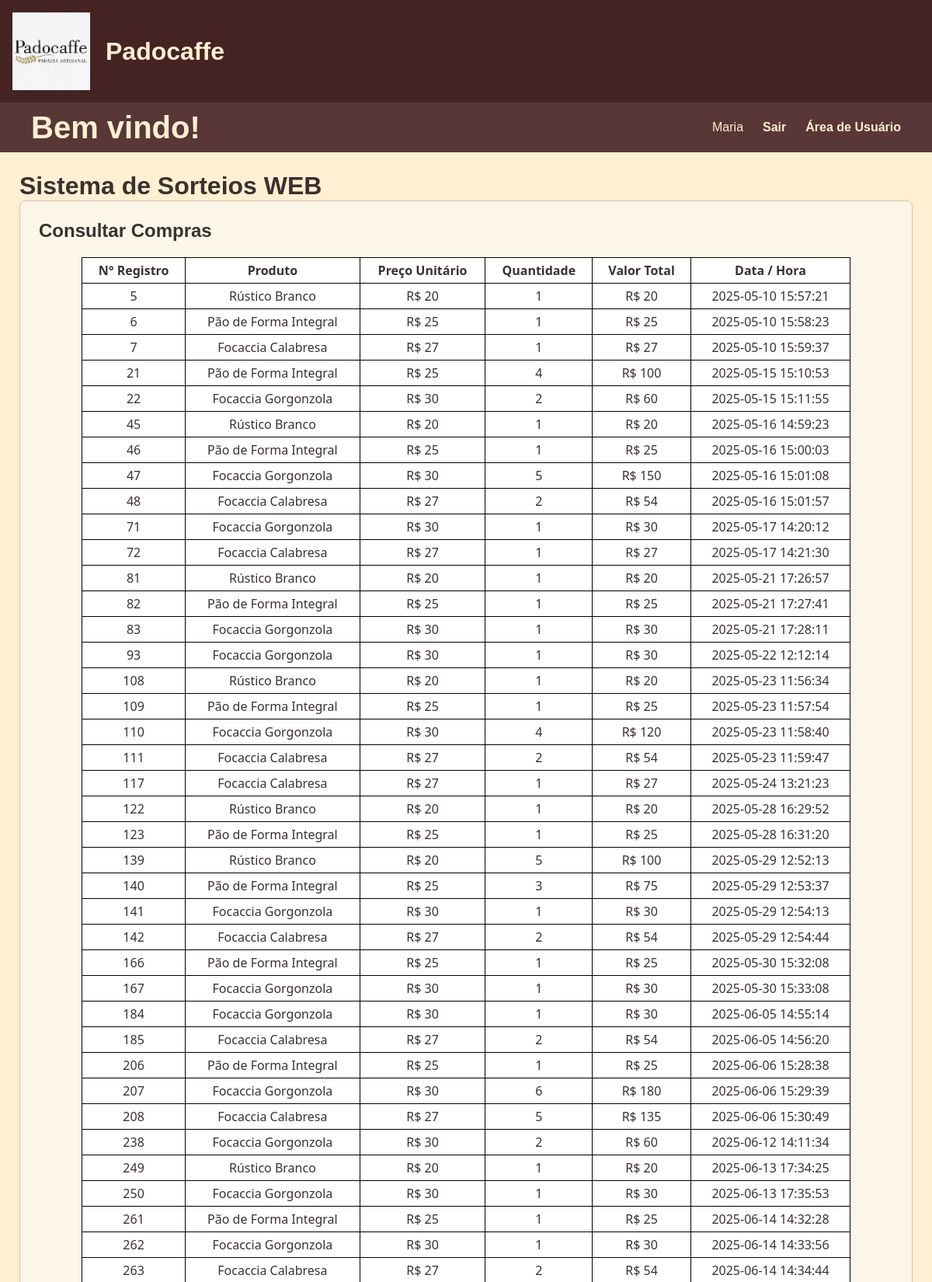
The app's page /consultar_compras (signed in, upper part) with its own data.
### tables this page shows
CREATE TABLE usuario (
  id_usuario INTEGER PRIMARY KEY AUTOINCREMENT,
  username TEXT UNIQUE NOT NULL,
  password TEXT NOT NULL,
  CPF INTEGER NOT NULL,
  celular INTEGER NOT NULL
);

CREATE TABLE venda (
  id_venda INTEGER PRIMARY KEY AUTOINCREMENT,
  data_venda TIMESTAMP NOT NULL,
  id_usuario INTEGER NOT NULL,
  id_produto INTEGER NOT NULL,
  preco_venda DECIMAL(10,2) NOT NULL,
  desconto_unitario DECIMAL(10,2) DEFAULT 0,
  quantidade_vendida INTEGER NOT NULL,
  FOREIGN KEY (id_usuario) REFERENCES usuario(id_usuario),
  FOREIGN KEY (id_produto) REFERENCES produto(id_produto)
);

CREATE TABLE produto (
  id_produto INTEGER PRIMARY KEY AUTOINCREMENT,
  nome TEXT UNIQUE NOT NULL,
  preco_atual DECIMAL(10,2) NOT NULL,
  ativo BOOLEAN DEFAULT 1
);

### flaskr/usuario.py (the view)
@bp.route('/consultar_compras')
@usuario_required
def consultar_compras():
    id_usuario = session["user_id"]
    db = get_db()
    compras = db.execute(
        'SELECT ' +
        ' venda.id_venda AS id_venda, ' +
        ' venda.id_usuario AS id_usuario, ' +
        ' venda.preco_venda AS preco, ' +
        ' venda.quantidade_vendida AS quantidade, ' +
        ' venda.data_venda AS data, ' +
        ' produto.nome AS produto ' +
        ' FROM venda ' +
        ' INNER JOIN produto ON venda.id_produto = produto.id_produto '+
         ' WHERE id_usuario = ?', (id_usuario,)
    ).fetchall()
    if compras:
        return render_template('usuario/consultar_compras.html',compra_encontrada=True,compras=compras)
    else:
        return render_template('usuario/consultar_compras.html',compra_encontrada=False)

### flaskr/auth.py (called while the page is built, shortened)
@bp.before_app_request
def load_logged_in_user():
    user_id = session.get("user_id")
    auth_type = session.get("auth_type")
    if user_id is None:
        g.admin = None
        g.usuario = None
    elif auth_type == "usuario":
        db = get_db()
        g.usuario = db.execute(
            "SELECT id_usuario, username, password FROM usuario WHERE id_usuario = ?",
            (user_id,)
        ).fetchone()
        g.admin = None

def usuario_required(view):
    @functools.wraps(view)
    def wrapped_view(**kwargs):
        if g.usuario is None:
            return redirect(url_for("auth.login_usuario"))
        return view(**kwargs)
    return wrapped_view

### flaskr/db.py (called while the page is built)
def get_db():
    if 'db' not in g:
        g.db = sqlite3.connect(DB_PATH)
        g.db.row_factory = sqlite3.Row
    return g.db

### flaskr/templates/usuario/consultar_compras.html (shortened to what this page needs)
{% extends 'base.html' %}
{% block content %}
    <h2 style="margin-bottom: 20px;">Consultar Compras</h2>
    <div>
        {% if compra_encontrada %}
        <table>
            <tr>
                <th>N° Registro </th>
                <th>Produto </th>
                <th>Preço Unitário</th>
                <th>Quantidade </th>
                <th>Valor Total</th>
                <th>Data / Hora </th>
            </tr>
            {% for compra in compras %}
                <tr>
                    <td>{{compra.id_venda}}</td>
                    <td>{{compra.produto}}</td>
                    <td>R$ {{compra.preco}}</td>
                    <td>{{compra.quantidade}}</td>
                    <td>R$ {{compra.quantidade * compra.preco}}</td>
                    <td>{{compra.data}}</td>
                </tr>
            {% endfor %}
        </table>
        {% else %}
        <p style="margin: 10px;">Você ainda não fez nenhuma compra</p>
        {% endif %}
    </div>
{% endblock %}

### flaskr/templates/base.html (shortened to what this page needs)
<!doctype html>
<html lang="pt-br">
  <head>
    <link rel="stylesheet" href="{{ url_for('static', filename='style.css') }}">
  </head>
  <body>
    <header class="main-header">
        <img src="{{ url_for('static', filename='img/padocaffe imagem.jpeg') }}" alt="Logomarca da Empresa Padocaffe" style="height: 100px;">
        <h1>Padocaffe</h1>
    </header>
    <nav class="navbar">
      <h1>Bem vindo!</h1>
      <ul>
        {% if g.admin %}
            <li><span>{{ g.admin['username'] }}</span></li>
            <li><a class="navbar-item" href="{{ url_for('auth.logout_admin') }}">Sair</a></li>
            <li><a class="navbar-item" href="{{ url_for('admin.index_admin') }}">Área de Administrador</a></li>
        {% else %}
          {% if g.usuario %}
            <li><span>{{ g.usuario['username'] }}</span></li>
            <li><a class="navbar-item" href="{{ url_for('auth.logout_usuario') }}">Sair</a></li>
            <li><a class="navbar-item" href="{{ url_for('usuario.index_usuario') }}">Área de Usuário</a></li>
          {% else %}
            <li><a class="navbar-item" href="{{ url_for('auth.login_admin') }}">Área de Administrador</a></li>
            <li><a class="navbar-item" href="{{ url_for('auth.index') }}">Voltar ao Início</a></li>
          {% endif %}
        {% endif %}
      </ul>
    </nav>
    <main>
      <div style="display: flex; align-items: center; gap: 12px;">
        <h1 style="margin: 0;">Sistema de Sorteios WEB</h1>
      </div>
      <section class="content">
      {% block content %}{% endblock %}
      </section>
    </main>
  </body>
</html>

### flaskr/static/style.css (style rules this page uses)
* { margin: 0; padding: 0; box-sizing: border-box; }
body { background-color: #FFF0D1; color: #3B3030; font-family: Arial, Helvetica, sans-serif; }
a { color: #664343; text-decoration: none; }
.main-header { background-color: #462323; padding: 1rem; display: flex; align-items: center; gap: 20px; color: #FFF0D1; }
.navbar { width: 100%; height: 4rem; background-color: #593737; display: flex; justify-content: space-between; align-items: center; }
.navbar h1 { margin-left: 2.5rem; font-size: 2.5rem; color: #FFF0D1; }
.navbar ul { margin-right: 2.5rem; list-style: none; display: flex; align-items: center; gap: 25px; }
.navbar li { color: #FFF0D1; display: inline-flex; justify-content: space-evenly; }
.navbar-item { color: #FFF0D1; line-height: 50px; text-decoration: none; font-weight: bold; font-family: Arial, Helvetica, sans-serif; }
table { border: 1px solid black; margin: 10px auto; margin-bottom: 20px; width: 90%; background-color: white; color: #3B3030; border-collapse: collapse; font-family:'Segoe UI', Tahoma, Geneva, Verdana, sans-serif; }
td { border: 1px solid black; margin: 0px; padding: 5px 10px; background-color: white; text-align: center; }
th { border: 1px solid black; margin: 0px; padding: 5px 10px; background-color: #ffffff; text-align: center; }
main { padding: 25px; }
.content { background-color: #fcf6e8; padding: 1.5rem; border: 1px solid #d3c5b4; border-radius: 8px; box-shadow: 0 2px 8px rgba(0,0,0,0.05); }
.content:last-child { margin-bottom: 0; }

### records on screen
usuario: usuario.username "Maria"
venda: id_venda "5", produto "Rústico Branco", preco "20", quantidade "1", compra.quantidade*compra.preco "20", data "2025-05-10 15:57:21"
venda: id_venda "6", produto "Pão de Forma Integral", preco "25", quantidade "1", compra.quantidade*compra.preco "25", data "2025-05-10 15:58:23"
venda: id_venda "7", produto "Focaccia Calabresa", preco "27", quantidade "1", compra.quantidade*compra.preco "27", data "2025-05-10 15:59:37"
venda: id_venda "21", produto "Pão de Forma Integral", preco "25", quantidade "4", compra.quantidade*compra.preco "100", data "2025-05-15 15:10:53"
venda: id_venda "22", produto "Focaccia Gorgonzola", preco "30", quantidade "2", compra.quantidade*compra.preco "60", data "2025-05-15 15:11:55"
venda: id_venda "45", produto "Rústico Branco", preco "20", quantidade "1", compra.quantidade*compra.preco "20", data "2025-05-16 14:59:23"
venda: id_venda "46", produto "Pão de Forma Integral", preco "25", quantidade "1", compra.quantidade*compra.preco "25", data "2025-05-16 15:00:03"
venda: id_venda "47", produto "Focaccia Gorgonzola", preco "30", quantidade "5", compra.quantidade*compra.preco "150", data "2025-05-16 15:01:08"
venda: id_venda "48", produto "Focaccia Calabresa", preco "27", quantidade "2", compra.quantidade*compra.preco "54", data "2025-05-16 15:01:57"
venda: id_venda "71", produto "Focaccia Gorgonzola", preco "30", quantidade "1", compra.quantidade*compra.preco "30", data "2025-05-17 14:20:12"
venda: id_venda "72", produto "Focaccia Calabresa", preco "27", quantidade "1", compra.quantidade*compra.preco "27", data "2025-05-17 14:21:30"
venda: id_venda "81", produto "Rústico Branco", preco "20", quantidade "1", compra.quantidade*compra.preco "20", data "2025-05-21 17:26:57"
venda: id_venda "82", produto "Pão de Forma Integral", preco "25", quantidade "1", compra.quantidade*compra.preco "25", data "2025-05-21 17:27:41"
venda: id_venda "83", produto "Focaccia Gorgonzola", preco "30", quantidade "1", compra.quantidade*compra.preco "30", data "2025-05-21 17:28:11"
venda: id_venda "93", produto "Focaccia Gorgonzola", preco "30", quantidade "1", compra.quantidade*compra.preco "30", data "2025-05-22 12:12:14"
venda: id_venda "108", produto "Rústico Branco", preco "20", quantidade "1", compra.quantidade*compra.preco "20", data "2025-05-23 11:56:34"
venda: id_venda "109", produto "Pão de Forma Integral", preco "25", quantidade "1", compra.quantidade*compra.preco "25", data "2025-05-23 11:57:54"
venda: id_venda "110", produto "Focaccia Gorgonzola", preco "30", quantidade "4", compra.quantidade*compra.preco "120", data "2025-05-23 11:58:40"
venda: id_venda "111", produto "Focaccia Calabresa", preco "27", quantidade "2", compra.quantidade*compra.preco "54", data "2025-05-23 11:59:47"
venda: id_venda "117", produto "Focaccia Calabresa", preco "27", quantidade "1", compra.quantidade*compra.preco "27", data "2025-05-24 13:21:23"
venda: id_venda "122", produto "Rústico Branco", preco "20", quantidade "1", compra.quantidade*compra.preco "20", data "2025-05-28 16:29:52"
venda: id_venda "123", produto "Pão de Forma Integral", preco "25", quantidade "1", compra.quantidade*compra.preco "25", data "2025-05-28 16:31:20"
venda: id_venda "139", produto "Rústico Branco", preco "20", quantidade "5", compra.quantidade*compra.preco "100", data "2025-05-29 12:52:13"
venda: id_venda "140", produto "Pão de Forma Integral", preco "25", quantidade "3", compra.quantidade*compra.preco "75", data "2025-05-29 12:53:37"
venda: id_venda "141", produto "Focaccia Gorgonzola", preco "30", quantidade "1", compra.quantidade*compra.preco "30", data "2025-05-29 12:54:13"
venda: id_venda "142", produto "Focaccia Calabresa", preco "27", quantidade "2", compra.quantidade*compra.preco "54", data "2025-05-29 12:54:44"
venda: id_venda "166", produto "Pão de Forma Integral", preco "25", quantidade "1", compra.quantidade*compra.preco "25", data "2025-05-30 15:32:08"
venda: id_venda "167", produto "Focaccia Gorgonzola", preco "30", quantidade "1", compra.quantidade*compra.preco "30", data "2025-05-30 15:33:08"
venda: id_venda "184", produto "Focaccia Gorgonzola", preco "30", quantidade "1", compra.quantidade*compra.preco "30", data "2025-06-05 14:55:14"
venda: id_venda "185", produto "Focaccia Calabresa", preco "27", quantidade "2", compra.quantidade*compra.preco "54", data "2025-06-05 14:56:20"
venda: id_venda "206", produto "Pão de Forma Integral", preco "25", quantidade "1", compra.quantidade*compra.preco "25", data "2025-06-06 15:28:38"
venda: id_venda "207", produto "Focaccia Gorgonzola", preco "30", quantidade "6", compra.quantidade*compra.preco "180", data "2025-06-06 15:29:39"
venda: id_venda "208", produto "Focaccia Calabresa", preco "27", quantidade "5", compra.quantidade*compra.preco "135", data "2025-06-06 15:30:49"
venda: id_venda "238", produto "Focaccia Gorgonzola", preco "30", quantidade "2", compra.quantidade*compra.preco "60", data "2025-06-12 14:11:34"
venda: id_venda "249", produto "Rústico Branco", preco "20", quantidade "1", compra.quantidade*compra.preco "20", data "2025-06-13 17:34:25"
venda: id_venda "250", produto "Focaccia Gorgonzola", preco "30", quantidade "1", compra.quantidade*compra.preco "30", data "2025-06-13 17:35:53"
venda: id_venda "261", produto "Pão de Forma Integral", preco "25", quantidade "1", compra.quantidade*compra.preco "25", data "2025-06-14 14:32:28"
venda: id_venda "262", produto "Focaccia Gorgonzola", preco "30", quantidade "1", compra.quantidade*compra.preco "30", data "2025-06-14 14:33:56"
venda: id_venda "263", produto "Focaccia Calabresa", preco "27", quantidade "2", compra.quantidade*compra.preco "54", data "2025-06-14 14:34:44"
